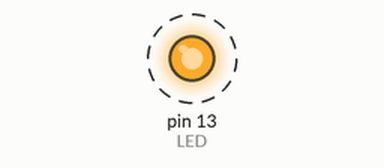
Simulated run of this sketch. Board: Arduino Uno, built with avr-gcc and run on an emulated ATmega328P. Parts: output pins drawn as LEDs (lit = HIGH). Dashed ring = blinking.

Above: at 0.5 s.
Timing chart, 0 to 3.0 s (numbered marks = the images above):
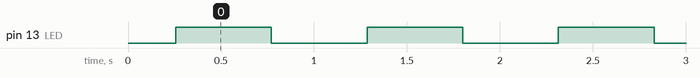

The sketch:

Pulse.ino
```cpp
#define LED 13  // Define identifier LED to 13

int brightness = 0; // Initialize brightness variable
int slope = 1;      // Slope, either positive or negative

void setup() {
  pinMode(LED, OUTPUT); // Initialize LED pin as output
}

void loop() {

  // Add the product of 1, slope to brightness
  brightness += (1 * slope);

  if (brightness > 254) {       // Brightness is at MIN
    slope = -1;                 // Change slope to -1
  } else if (brightness < 1) {  // Brightness is at MIN
    slope = 1;                  // Change slope to +1
  }

  analogWrite(LED, brightness); // PWM LED pin to the brightness value
  delay(2);                     // Sleep for 2 milliseconds
}
```

Measured:
- by itself, pin 13 (LED): alternates HIGH for 0.51 s and LOW for 0.51 s
